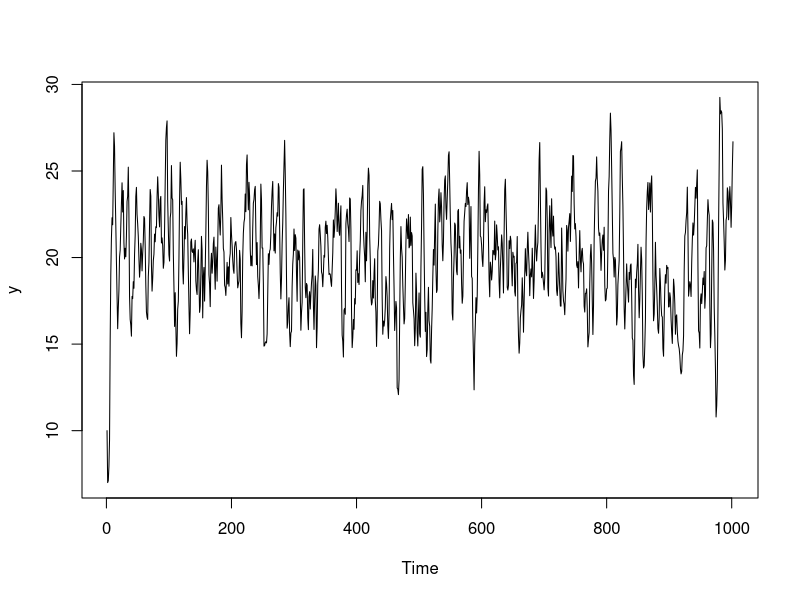
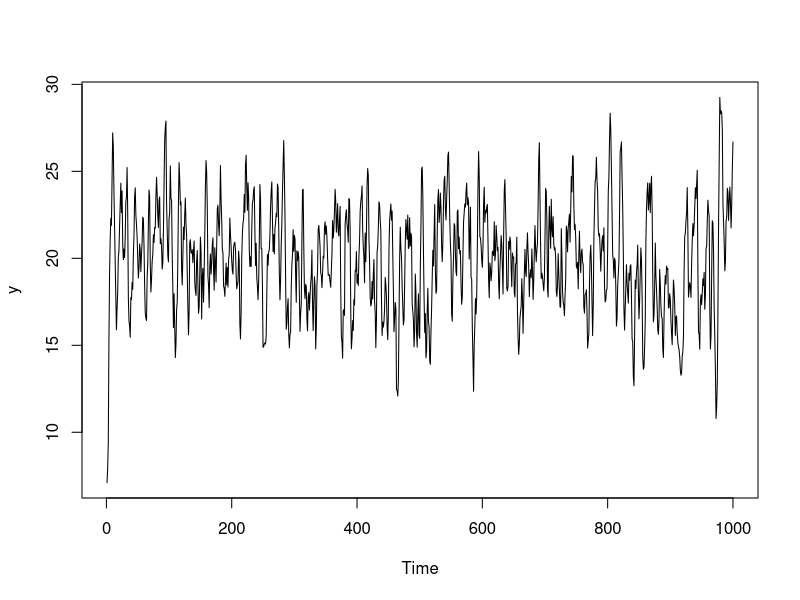
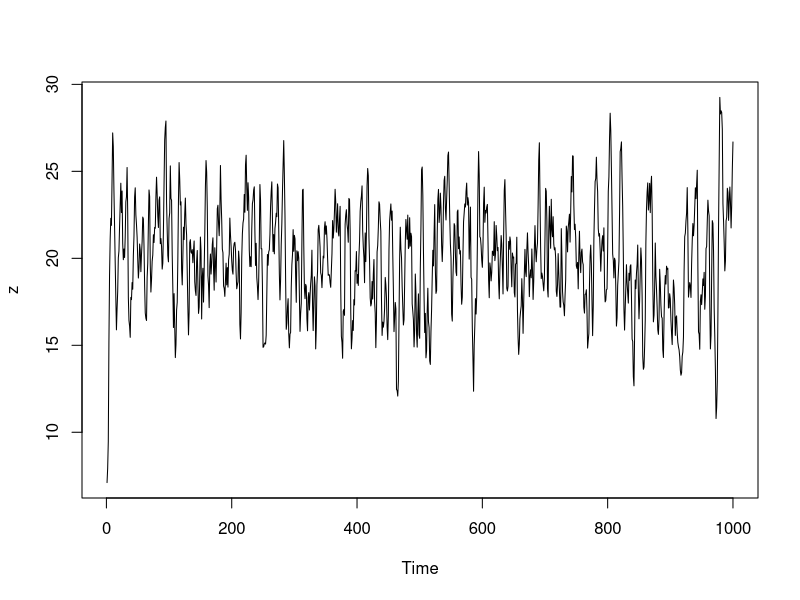
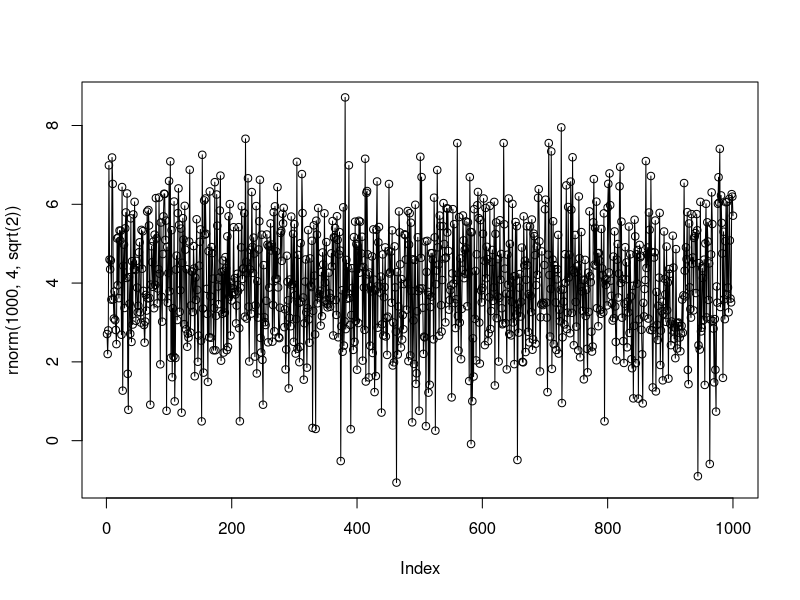
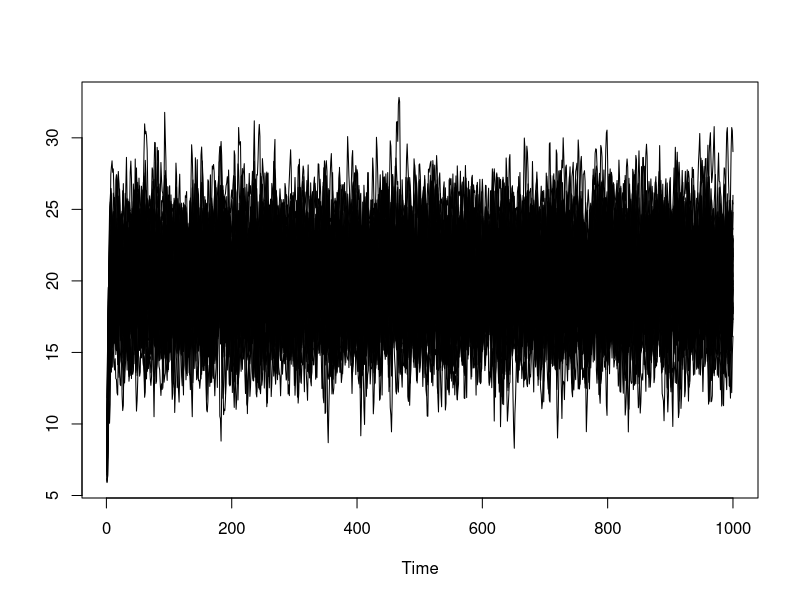

Recreate these plots in R, in order.

# http://www-wiwi-cms.uni-regensburg.de/images/institute/vwl/tschernig/lehre/Simulation_and_Estimation_of_an_AR_process.R


# Simulating and Estimating an Autoregressive Process

# The DataGeneratingProcess (DGP) we want to simulate is 
# y_t = 4 + 1.2 y_{t-1} - 0.4 y_{t-2} + u_t,
# where u_t is normally distributed with expected value 0 and variance 2, i.e. u_t~N(0,2) for all t.

# The task is to simulate a realization of this process with 1000 simulated observations and 
# starting values y_{-1} = 10 and y_{0} = 7.

# First initialize a vector, which will contain the time series data:

( y <- numeric(1000+2) )

# Input the initial values

y[1] <- 10
y[2] <- 7

# We could generate our first value (which is the 3rd element of 'y') by using

u <- rnorm(1, mean = 0, sd = sqrt(2))
y[3] <- 4 + 1.2 * y[2] - 0.4 * y[1] + u

# where the first line generates a (pseudo-)random number from the normal distribution with mean 0 
# and standard deviation of square root of 2; type '?rnorm' for more details. The same procedure 
# could be done for the second value

u <- rnorm(1, mean = 0, sd = sqrt(2))
y[4] <- 4 + 1.2 * y[3] - 0.4 * y[2] + u

# We could proceed with this type of simulation up to the 1000th value, but this seems unefficient. 
# In fact, most programming languages provide a construction that prevents the programmer from 
# performing the same procedure over and over again. The tool used here will be a 'for' loop. 
# The syntax is 'for (i in vector){commands}'. The commands are somewhat dependent on i, where i 
# takes the values of the vector one after another. Example:

b <- c(1,8,9)  
for( i in b){ print(i + 100) }

# (the print command is necessary here to tell R explicitly that you want to see the output, 
# otherwise the outputs are suppressed in a loop)
# We will use this construction for an index vector from 3 to 1002
# (to make sure you get the same results, we set the random seed)

set.seed(101010)
for(i in 3:1002){
    u <- rnorm(1, mean = 0, sd = sqrt(2))
    y[i] <- 4 + 1.2 * y[i-1] - 0.4 * y[i-2] + u
}

# This saved a lot of time! Let us look at the result

y
plot.ts(y)

# Now we want to get rid of the starting values by

y <- y[3:1002]

# and transform the vector into a time series object that starts at period 1 (have look at the help 
# page of 'ts()' on how to specify quarterly or monthly data)

y <- ts(y, start = 1)

# Since now R knows that 'y' is a time series, the generic function 'plot()' yields a nice graph

plot(y)

# Having transformed 'y' into a time series object, we can extract subvectors by using time indices.
# Let 'x' denote the time series from t=501 to the end

x <- window(y, start = 501)

# Now we want to estimate the parameters of an autoregressive model of length 6 using data in 'x'. 
# We will use 'ar()' and 'dynlm()' for this exercise.

?ar

# The help page tells us that we need to set aic to FALSE and order.max to 6 to get an AR(6) model. 
# If aic is set to TRUE, which is the default value, the function would choose the best lag length 
# up to 6 using the AIC. Furthermore, the function provides different methods to estimate the parameters.
# We will choose OLS. Hence,

(ar.est <- ar(x, aic = FALSE, order.max = 6, method = "ols"))
# y[i] <- 4 + 1.2 * y[i-1] - 0.4 * y[i-2] + u
ar(x)

# The coefficients can be accessed by 

ar.est$ar[,,1]

# Another interesting function is provided in the package 'dynlm'. It is a convenient interface for 
# estimating dynamic linear models. If you never used this package before you need to install it first:

install.packages("dynlm")

# Then, in every session, you need to load the package

library(dynlm)

# 'dynlm()' allows you to specify differences and lags directly in the regression formula. A 
# difference is specified by d(, k) and a lag by L(, k), where k can be vector-valued to easily include
# more lags. For our AR(6) model, the command is

(dynlm.est <- dynlm(x ~0 + L(x, 1:6))) 
# (dynlm.est <- dynlm(x ~ L(x, 1:2))) 

# The big advantage of 'dynlm()' is that residuals, test statistics etc. can be accessed the same way 
# as for 'lm()'. A summary is printed with

summary(dynlm.est)

# We see that point estimates are exactly the same for 'ar.est' and 'dynlm.est'. Also, we see that 
# only the first two lags are significant at the 1% level of significance.


##########
# Addendum
##########

# Setting the random seed to a specified value allows reproducibility of your random experiments.
# Compare

rnorm(1, 0 ,1)
rnorm(1, 0 ,1)
set.seed(123456)
rnorm(1, 0 ,1)
set.seed(123456)
rnorm(1, 0 ,1)

# The first two random numbers are different almost surely, but the last two are the same: 0.8337332


# Although using a loop for simulating AR processes is very intuitive, it is not the fastest way to
# create these processes (in terms of computing time). For simulation studies, where you actually 
# perform a large number of time series, you should use function 'filter()' (or 'arima.sim()')

?filter
set.seed(101010)
z <- filter(rnorm(1000, 4, sqrt(2)), 
            c(1.2, -0.4), 
            method = "recursive", 
            init = c(7, 10))
plot(z)
set.seed(101010)
plot(rnorm(1000, 4, sqrt(2)), type='o')
# Try to understand the code, especially:
# why do we draw random numbers with mean 4?
# how to specifiy the initial values?


# For a simulation study, you often want not only to create a single time series, but a whole bunch,
# say 5000. You could use a loop for this, but there is function created for this kind of replication,
# 'replicate()'.

?replicate

# For our DGP the code would look like

Z <- replicate(50, filter(rnorm(1000, 4, sqrt(2)), c(1.2, -0.4), 
                            method = "recursive", init = c(7, 10)), 
               simplify = TRUE)
dim(Z)

# As you see, 'Z' is a matrix of dimension 1000 x 5000. If you wanted to draw all 5000 realizations
# into a single graph you could use (this takes some time!)

ts.plot(Z)

# END
